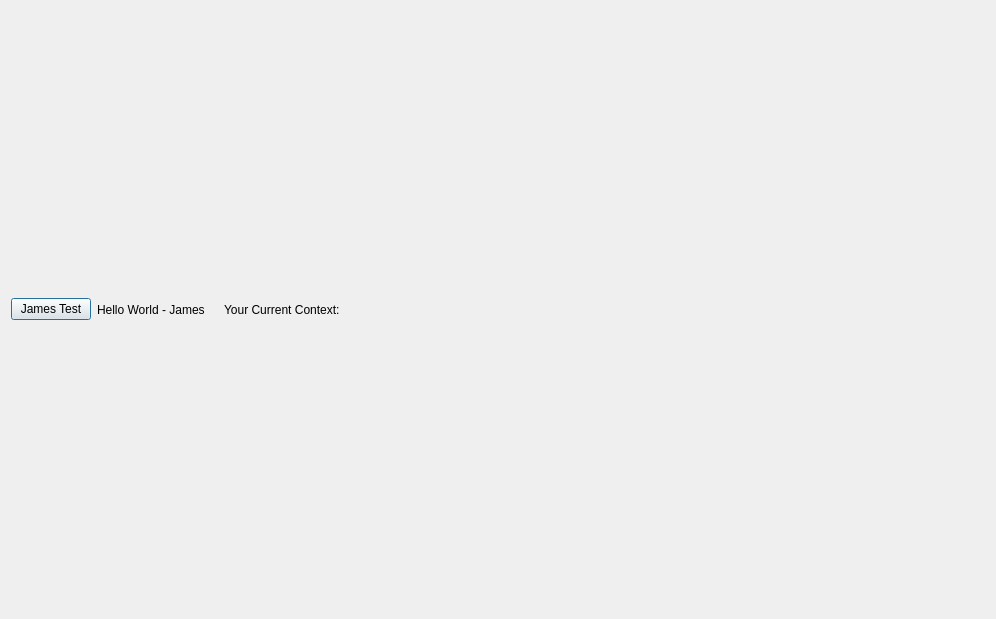
<?xml version="1.0" encoding="UTF-8"?>
<ui version="4.0">
 <class>Dialog</class>
 <widget class="QDialog" name="Dialog">
  <property name="geometry">
   <rect>
    <x>0</x>
    <y>0</y>
    <width>996</width>
    <height>619</height>
   </rect>
  </property>
  <property name="windowTitle">
   <string>The Current Sgtk Environment</string>
  </property>
  <layout class="QHBoxLayout" name="horizontalLayout">
   <item>
    <widget class="QPushButton" name="button_james_test">
     <property name="text">
      <string>James Test</string>
     </property>
    </widget>
   </item>
   <item>
    <widget class="QLabel" name="label_james_test">
     <property name="text">
      <string>Hello World - James</string>
     </property>
    </widget>
   </item>
   <item>
    <widget class="QLabel" name="logo_example">
     <property name="text">
      <string/>
     </property>
     <property name="pixmap">
      <pixmap resource="resources.qrc">:/res/sg_logo.png</pixmap>
     </property>
    </widget>
   </item>
   <item>
    <widget class="QLabel" name="context">
     <property name="sizePolicy">
      <sizepolicy hsizetype="Expanding" vsizetype="Expanding">
       <horstretch>0</horstretch>
       <verstretch>0</verstretch>
      </sizepolicy>
     </property>
     <property name="text">
      <string>Your Current Context: </string>
     </property>
     <property name="alignment">
      <set>Qt::AlignLeading|Qt::AlignLeft|Qt::AlignVCenter</set>
     </property>
    </widget>
   </item>
  </layout>
 </widget>
 <resources>
  <include location="resources.qrc"/>
 </resources>
 <connections/>
</ui>
